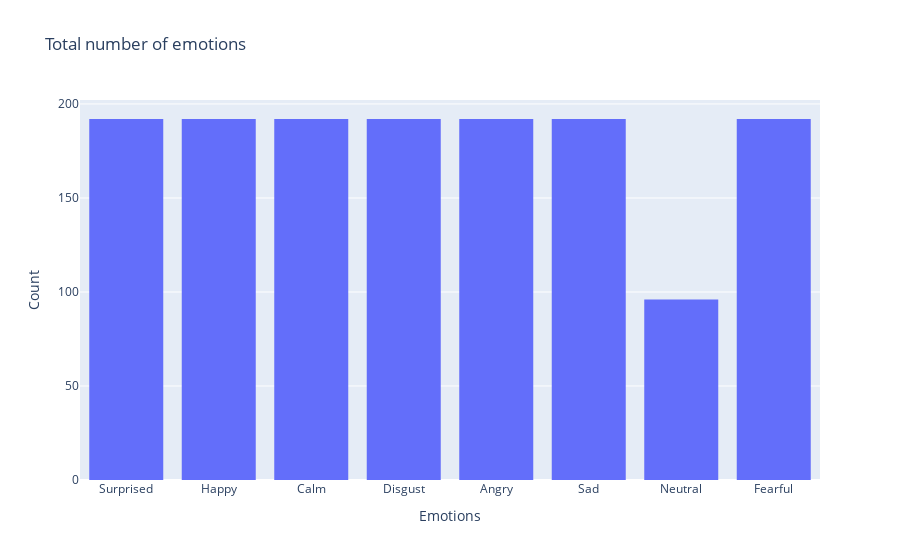

The cell this chart's notebook holds for it:
### Code cell
from plotly import express as px
import plotly 

fig=px.histogram(Ravdess_df,x='Emotions',title='Total number of emotions')
fig.update_layout(xaxis_title='Emotions',yaxis_title='Count',showlegend=False)
#fig.update_traces(marker_color='steelblue')
fig.show()

### Figure 1 — Plotly figure (JSON) as saved in the notebook; plotly's stock layout.template omitted (floating-point values rounded to 4 significant figures; data arrays with more than 128 entries replaced by an {"elided": "..."} marker saying what was removed)
{"data": [{"alignmentgroup": "True", "bingroup": "x", "hovertemplate": "Emotions=%{x}<br>count=%{y}<extra></extra>", "legendgroup": "", "marker": {"color": "#636efa", "pattern": {"shape": ""}}, "name": "", "offsetgroup": "", "orientation": "v", "showlegend": false, "type": "histogram", "x": {"elided": "1440 str values"}, "xaxis": "x", "yaxis": "y"}], "layout": {"barmode": "relative", "legend": {"tracegroupgap": 0}, "showlegend": false, "title": {"text": "Total number of emotions"}, "xaxis": {"anchor": "y", "domain": [0, 1], "title": {"text": "Emotions"}}, "yaxis": {"anchor": "x", "domain": [0, 1], "title": {"text": "Count"}}}}
